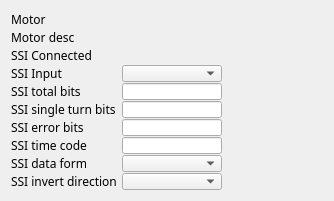
<?xml version="1.0" encoding="UTF-8"?>
<ui version="4.0">
 <class>EFrame</class>
 <widget class="QEFrame" name="EFrame">
  <property name="geometry">
   <rect>
    <x>0</x>
    <y>0</y>
    <width>334</width>
    <height>168</height>
   </rect>
  </property>
  <property name="windowTitle">
   <string>EFrame</string>
  </property>
  <layout class="QVBoxLayout" name="verticalLayout">
   <item>
    <layout class="QGridLayout" name="gridLayout" rowstretch="1,1,1,1,1,1,1,1,1,1" columnstretch="1,9,1">
     <property name="spacing">
      <number>1</number>
     </property>
     <item row="1" column="1">
      <widget class="QELabel" name="rbv_4">
       <property name="sizePolicy">
        <sizepolicy hsizetype="Preferred" vsizetype="Expanding">
         <horstretch>0</horstretch>
         <verstretch>0</verstretch>
        </sizepolicy>
       </property>
       <property name="minimumSize">
        <size>
         <width>100</width>
         <height>0</height>
        </size>
       </property>
       <property name="maximumSize">
        <size>
         <width>16777215</width>
         <height>16777215</height>
        </size>
       </property>
       <property name="font">
        <font>
         <family>Abyssinica SIL</family>
         <pointsize>9</pointsize>
        </font>
       </property>
       <property name="autoFillBackground">
        <bool>true</bool>
       </property>
       <property name="variable" stdset="0">
        <string>$(DMC)$(M).DESC</string>
       </property>
       <property name="variableAsToolTip">
        <bool>true</bool>
       </property>
       <property name="styleSheet">
        <string notr="true">QWidget { color: grey }</string>
       </property>
      </widget>
     </item>
     <item row="2" column="0">
      <widget class="QLabel" name="label_12">
       <property name="sizePolicy">
        <sizepolicy hsizetype="Fixed" vsizetype="Preferred">
         <horstretch>0</horstretch>
         <verstretch>0</verstretch>
        </sizepolicy>
       </property>
       <property name="minimumSize">
        <size>
         <width>82</width>
         <height>0</height>
        </size>
       </property>
       <property name="sizeIncrement">
        <size>
         <width>1</width>
         <height>1</height>
        </size>
       </property>
       <property name="font">
        <font>
         <family>Abyssinica SIL</family>
         <pointsize>9</pointsize>
        </font>
       </property>
       <property name="text">
        <string>SSI Connected</string>
       </property>
      </widget>
     </item>
     <item row="2" column="1">
      <widget class="QELabel" name="rbv_2">
       <property name="sizePolicy">
        <sizepolicy hsizetype="Preferred" vsizetype="Expanding">
         <horstretch>0</horstretch>
         <verstretch>0</verstretch>
        </sizepolicy>
       </property>
       <property name="minimumSize">
        <size>
         <width>100</width>
         <height>0</height>
        </size>
       </property>
       <property name="maximumSize">
        <size>
         <width>16777215</width>
         <height>16777215</height>
        </size>
       </property>
       <property name="font">
        <font>
         <family>Abyssinica SIL</family>
         <pointsize>9</pointsize>
        </font>
       </property>
       <property name="focusPolicy">
        <enum>Qt::NoFocus</enum>
       </property>
       <property name="autoFillBackground">
        <bool>true</bool>
       </property>
       <property name="variable" stdset="0">
        <string>$(DMC)$(M)_SCONN_STATUS</string>
       </property>
       <property name="variableAsToolTip">
        <bool>true</bool>
       </property>
       <property name="styleSheet">
        <string notr="true">QWidget { color: grey }</string>
       </property>
      </widget>
     </item>
     <item row="6" column="2">
      <widget class="QELabel" name="rbv_8">
       <property name="sizePolicy">
        <sizepolicy hsizetype="Preferred" vsizetype="Expanding">
         <horstretch>0</horstretch>
         <verstretch>0</verstretch>
        </sizepolicy>
       </property>
       <property name="minimumSize">
        <size>
         <width>100</width>
         <height>0</height>
        </size>
       </property>
       <property name="maximumSize">
        <size>
         <width>16777215</width>
         <height>16777215</height>
        </size>
       </property>
       <property name="font">
        <font>
         <family>Abyssinica SIL</family>
         <pointsize>9</pointsize>
        </font>
       </property>
       <property name="focusPolicy">
        <enum>Qt::NoFocus</enum>
       </property>
       <property name="autoFillBackground">
        <bool>true</bool>
       </property>
       <property name="variable" stdset="0">
        <string>$(DMC)$(M)_SSIERRBITS_MON</string>
       </property>
       <property name="variableAsToolTip">
        <bool>true</bool>
       </property>
       <property name="styleSheet">
        <string notr="true">QWidget { color: grey }</string>
       </property>
      </widget>
     </item>
     <item row="4" column="1">
      <widget class="QELineEdit" name="qelineedit_7">
       <property name="sizePolicy">
        <sizepolicy hsizetype="Expanding" vsizetype="Expanding">
         <horstretch>0</horstretch>
         <verstretch>0</verstretch>
        </sizepolicy>
       </property>
       <property name="minimumSize">
        <size>
         <width>85</width>
         <height>1</height>
        </size>
       </property>
       <property name="font">
        <font>
         <family>Abyssinica SIL</family>
         <pointsize>8</pointsize>
        </font>
       </property>
       <property name="variable" stdset="0">
        <string>$(DMC)$(M)_SSITOTBITS_SP</string>
       </property>
       <property name="addUnits">
        <bool>true</bool>
       </property>
      </widget>
     </item>
     <item row="6" column="0">
      <widget class="QLabel" name="label_17">
       <property name="sizePolicy">
        <sizepolicy hsizetype="Fixed" vsizetype="Expanding">
         <horstretch>0</horstretch>
         <verstretch>0</verstretch>
        </sizepolicy>
       </property>
       <property name="minimumSize">
        <size>
         <width>61</width>
         <height>0</height>
        </size>
       </property>
       <property name="sizeIncrement">
        <size>
         <width>1</width>
         <height>1</height>
        </size>
       </property>
       <property name="font">
        <font>
         <family>Abyssinica SIL</family>
         <pointsize>9</pointsize>
        </font>
       </property>
       <property name="text">
        <string>SSI error bits</string>
       </property>
       <property name="alignment">
        <set>Qt::AlignLeading|Qt::AlignLeft|Qt::AlignVCenter</set>
       </property>
       <property name="indent">
        <number>0</number>
       </property>
      </widget>
     </item>
     <item row="5" column="1">
      <widget class="QELineEdit" name="qelineedit_8">
       <property name="sizePolicy">
        <sizepolicy hsizetype="Expanding" vsizetype="Expanding">
         <horstretch>0</horstretch>
         <verstretch>0</verstretch>
        </sizepolicy>
       </property>
       <property name="minimumSize">
        <size>
         <width>85</width>
         <height>1</height>
        </size>
       </property>
       <property name="font">
        <font>
         <family>Abyssinica SIL</family>
         <pointsize>8</pointsize>
        </font>
       </property>
       <property name="variable" stdset="0">
        <string>$(DMC)$(M)_SSISINGLETBITS_SP</string>
       </property>
       <property name="addUnits">
        <bool>true</bool>
       </property>
      </widget>
     </item>
     <item row="0" column="1">
      <widget class="QELabel" name="rbv_3">
       <property name="sizePolicy">
        <sizepolicy hsizetype="Preferred" vsizetype="Expanding">
         <horstretch>0</horstretch>
         <verstretch>0</verstretch>
        </sizepolicy>
       </property>
       <property name="minimumSize">
        <size>
         <width>100</width>
         <height>1</height>
        </size>
       </property>
       <property name="maximumSize">
        <size>
         <width>16777215</width>
         <height>16777215</height>
        </size>
       </property>
       <property name="font">
        <font>
         <family>Abyssinica SIL</family>
         <pointsize>9</pointsize>
        </font>
       </property>
       <property name="toolTip">
        <string/>
       </property>
       <property name="autoFillBackground">
        <bool>true</bool>
       </property>
       <property name="variable" stdset="0">
        <string>$(DMC)$(M).NAME</string>
       </property>
       <property name="variableAsToolTip">
        <bool>true</bool>
       </property>
       <property name="styleSheet">
        <string notr="true">QWidget { color: grey }</string>
       </property>
      </widget>
     </item>
     <item row="5" column="0">
      <widget class="QLabel" name="label_16">
       <property name="sizePolicy">
        <sizepolicy hsizetype="Fixed" vsizetype="Expanding">
         <horstretch>0</horstretch>
         <verstretch>0</verstretch>
        </sizepolicy>
       </property>
       <property name="minimumSize">
        <size>
         <width>110</width>
         <height>0</height>
        </size>
       </property>
       <property name="sizeIncrement">
        <size>
         <width>1</width>
         <height>1</height>
        </size>
       </property>
       <property name="font">
        <font>
         <family>Abyssinica SIL</family>
         <pointsize>9</pointsize>
        </font>
       </property>
       <property name="text">
        <string>SSI single turn bits</string>
       </property>
       <property name="alignment">
        <set>Qt::AlignLeading|Qt::AlignLeft|Qt::AlignVCenter</set>
       </property>
       <property name="indent">
        <number>0</number>
       </property>
      </widget>
     </item>
     <item row="6" column="1">
      <widget class="QELineEdit" name="qelineedit_9">
       <property name="sizePolicy">
        <sizepolicy hsizetype="Expanding" vsizetype="Expanding">
         <horstretch>0</horstretch>
         <verstretch>0</verstretch>
        </sizepolicy>
       </property>
       <property name="minimumSize">
        <size>
         <width>85</width>
         <height>1</height>
        </size>
       </property>
       <property name="font">
        <font>
         <family>Abyssinica SIL</family>
         <pointsize>8</pointsize>
        </font>
       </property>
       <property name="variable" stdset="0">
        <string>$(DMC)$(M)_SSIERRBITS_SP</string>
       </property>
       <property name="addUnits">
        <bool>true</bool>
       </property>
      </widget>
     </item>
     <item row="1" column="0">
      <widget class="QLabel" name="label_14">
       <property name="sizePolicy">
        <sizepolicy hsizetype="Fixed" vsizetype="Preferred">
         <horstretch>0</horstretch>
         <verstretch>0</verstretch>
        </sizepolicy>
       </property>
       <property name="minimumSize">
        <size>
         <width>61</width>
         <height>0</height>
        </size>
       </property>
       <property name="sizeIncrement">
        <size>
         <width>1</width>
         <height>1</height>
        </size>
       </property>
       <property name="font">
        <font>
         <family>Abyssinica SIL</family>
         <pointsize>9</pointsize>
        </font>
       </property>
       <property name="text">
        <string>Motor desc</string>
       </property>
       <property name="alignment">
        <set>Qt::AlignLeading|Qt::AlignLeft|Qt::AlignVCenter</set>
       </property>
      </widget>
     </item>
     <item row="0" column="2">
      <spacer name="horizontalSpacer_4">
       <property name="orientation">
        <enum>Qt::Horizontal</enum>
       </property>
       <property name="sizeType">
        <enum>QSizePolicy::Expanding</enum>
       </property>
       <property name="sizeHint" stdset="0">
        <size>
         <width>175</width>
         <height>5</height>
        </size>
       </property>
      </spacer>
     </item>
     <item row="3" column="1">
      <widget class="QEComboBox" name="qecombobox_3">
       <property name="sizePolicy">
        <sizepolicy hsizetype="Expanding" vsizetype="Expanding">
         <horstretch>0</horstretch>
         <verstretch>0</verstretch>
        </sizepolicy>
       </property>
       <property name="minimumSize">
        <size>
         <width>100</width>
         <height>1</height>
        </size>
       </property>
       <property name="font">
        <font>
         <family>Abyssinica SIL</family>
         <pointsize>9</pointsize>
        </font>
       </property>
       <property name="variable" stdset="0">
        <string>$(DMC)$(M)_SSIINPUT_CMD</string>
       </property>
      </widget>
     </item>
     <item row="0" column="0">
      <widget class="QLabel" name="label_13">
       <property name="sizePolicy">
        <sizepolicy hsizetype="Fixed" vsizetype="Preferred">
         <horstretch>0</horstretch>
         <verstretch>0</verstretch>
        </sizepolicy>
       </property>
       <property name="minimumSize">
        <size>
         <width>61</width>
         <height>0</height>
        </size>
       </property>
       <property name="sizeIncrement">
        <size>
         <width>1</width>
         <height>1</height>
        </size>
       </property>
       <property name="font">
        <font>
         <family>Abyssinica SIL</family>
         <pointsize>9</pointsize>
        </font>
       </property>
       <property name="text">
        <string>Motor</string>
       </property>
       <property name="alignment">
        <set>Qt::AlignLeading|Qt::AlignLeft|Qt::AlignVCenter</set>
       </property>
      </widget>
     </item>
     <item row="3" column="2">
      <widget class="QELabel" name="rbv_5">
       <property name="sizePolicy">
        <sizepolicy hsizetype="Preferred" vsizetype="Expanding">
         <horstretch>0</horstretch>
         <verstretch>0</verstretch>
        </sizepolicy>
       </property>
       <property name="minimumSize">
        <size>
         <width>100</width>
         <height>0</height>
        </size>
       </property>
       <property name="maximumSize">
        <size>
         <width>16777215</width>
         <height>16777215</height>
        </size>
       </property>
       <property name="font">
        <font>
         <family>Abyssinica SIL</family>
         <pointsize>9</pointsize>
        </font>
       </property>
       <property name="focusPolicy">
        <enum>Qt::NoFocus</enum>
       </property>
       <property name="autoFillBackground">
        <bool>true</bool>
       </property>
       <property name="variable" stdset="0">
        <string>$(DMC)$(M)_SSIINPUT_STATUS</string>
       </property>
       <property name="variableAsToolTip">
        <bool>true</bool>
       </property>
       <property name="styleSheet">
        <string notr="true">QWidget { color: grey }</string>
       </property>
      </widget>
     </item>
     <item row="4" column="0">
      <widget class="QLabel" name="label_15">
       <property name="sizePolicy">
        <sizepolicy hsizetype="Fixed" vsizetype="Expanding">
         <horstretch>0</horstretch>
         <verstretch>0</verstretch>
        </sizepolicy>
       </property>
       <property name="minimumSize">
        <size>
         <width>61</width>
         <height>0</height>
        </size>
       </property>
       <property name="sizeIncrement">
        <size>
         <width>1</width>
         <height>1</height>
        </size>
       </property>
       <property name="font">
        <font>
         <family>Abyssinica SIL</family>
         <pointsize>9</pointsize>
        </font>
       </property>
       <property name="text">
        <string>SSI total bits</string>
       </property>
       <property name="alignment">
        <set>Qt::AlignLeading|Qt::AlignLeft|Qt::AlignVCenter</set>
       </property>
       <property name="indent">
        <number>0</number>
       </property>
      </widget>
     </item>
     <item row="7" column="2">
      <widget class="QELabel" name="rbv_9">
       <property name="sizePolicy">
        <sizepolicy hsizetype="Preferred" vsizetype="Expanding">
         <horstretch>0</horstretch>
         <verstretch>0</verstretch>
        </sizepolicy>
       </property>
       <property name="minimumSize">
        <size>
         <width>100</width>
         <height>0</height>
        </size>
       </property>
       <property name="maximumSize">
        <size>
         <width>16777215</width>
         <height>16777215</height>
        </size>
       </property>
       <property name="font">
        <font>
         <family>Abyssinica SIL</family>
         <pointsize>9</pointsize>
        </font>
       </property>
       <property name="focusPolicy">
        <enum>Qt::NoFocus</enum>
       </property>
       <property name="autoFillBackground">
        <bool>true</bool>
       </property>
       <property name="variable" stdset="0">
        <string>$(DMC)$(M)_SSITIME_MON</string>
       </property>
       <property name="variableAsToolTip">
        <bool>true</bool>
       </property>
       <property name="styleSheet">
        <string notr="true">QWidget { color: grey }</string>
       </property>
      </widget>
     </item>
     <item row="3" column="0">
      <widget class="QLabel" name="label_11">
       <property name="sizePolicy">
        <sizepolicy hsizetype="Fixed" vsizetype="Expanding">
         <horstretch>0</horstretch>
         <verstretch>0</verstretch>
        </sizepolicy>
       </property>
       <property name="minimumSize">
        <size>
         <width>61</width>
         <height>0</height>
        </size>
       </property>
       <property name="sizeIncrement">
        <size>
         <width>1</width>
         <height>1</height>
        </size>
       </property>
       <property name="font">
        <font>
         <family>Abyssinica SIL</family>
         <pointsize>9</pointsize>
        </font>
       </property>
       <property name="text">
        <string>SSI Input</string>
       </property>
      </widget>
     </item>
     <item row="5" column="2">
      <widget class="QELabel" name="rbv_7">
       <property name="sizePolicy">
        <sizepolicy hsizetype="Preferred" vsizetype="Expanding">
         <horstretch>0</horstretch>
         <verstretch>0</verstretch>
        </sizepolicy>
       </property>
       <property name="minimumSize">
        <size>
         <width>100</width>
         <height>0</height>
        </size>
       </property>
       <property name="maximumSize">
        <size>
         <width>16777215</width>
         <height>16777215</height>
        </size>
       </property>
       <property name="font">
        <font>
         <family>Abyssinica SIL</family>
         <pointsize>9</pointsize>
        </font>
       </property>
       <property name="focusPolicy">
        <enum>Qt::NoFocus</enum>
       </property>
       <property name="autoFillBackground">
        <bool>true</bool>
       </property>
       <property name="variable" stdset="0">
        <string>$(DMC)$(M)_SSISINGLETBITS_MON</string>
       </property>
       <property name="variableAsToolTip">
        <bool>true</bool>
       </property>
       <property name="styleSheet">
        <string notr="true">QWidget { color: grey }</string>
       </property>
      </widget>
     </item>
     <item row="7" column="1">
      <widget class="QELineEdit" name="qelineedit_10">
       <property name="sizePolicy">
        <sizepolicy hsizetype="Expanding" vsizetype="Expanding">
         <horstretch>0</horstretch>
         <verstretch>0</verstretch>
        </sizepolicy>
       </property>
       <property name="minimumSize">
        <size>
         <width>85</width>
         <height>1</height>
        </size>
       </property>
       <property name="font">
        <font>
         <family>Abyssinica SIL</family>
         <pointsize>8</pointsize>
        </font>
       </property>
       <property name="variable" stdset="0">
        <string>$(DMC)$(M)_SSITIME_SP</string>
       </property>
       <property name="addUnits">
        <bool>true</bool>
       </property>
      </widget>
     </item>
     <item row="4" column="2">
      <widget class="QELabel" name="rbv_6">
       <property name="sizePolicy">
        <sizepolicy hsizetype="Preferred" vsizetype="Expanding">
         <horstretch>0</horstretch>
         <verstretch>0</verstretch>
        </sizepolicy>
       </property>
       <property name="minimumSize">
        <size>
         <width>100</width>
         <height>0</height>
        </size>
       </property>
       <property name="maximumSize">
        <size>
         <width>16777215</width>
         <height>16777215</height>
        </size>
       </property>
       <property name="font">
        <font>
         <family>Abyssinica SIL</family>
         <pointsize>9</pointsize>
        </font>
       </property>
       <property name="focusPolicy">
        <enum>Qt::NoFocus</enum>
       </property>
       <property name="autoFillBackground">
        <bool>true</bool>
       </property>
       <property name="variable" stdset="0">
        <string>$(DMC)$(M)_SSITOTBITS_MON</string>
       </property>
       <property name="variableAsToolTip">
        <bool>true</bool>
       </property>
       <property name="styleSheet">
        <string notr="true">QWidget { color: grey }</string>
       </property>
      </widget>
     </item>
     <item row="7" column="0">
      <widget class="QLabel" name="label_18">
       <property name="sizePolicy">
        <sizepolicy hsizetype="Fixed" vsizetype="Expanding">
         <horstretch>0</horstretch>
         <verstretch>0</verstretch>
        </sizepolicy>
       </property>
       <property name="minimumSize">
        <size>
         <width>61</width>
         <height>0</height>
        </size>
       </property>
       <property name="sizeIncrement">
        <size>
         <width>1</width>
         <height>1</height>
        </size>
       </property>
       <property name="font">
        <font>
         <family>Abyssinica SIL</family>
         <pointsize>9</pointsize>
        </font>
       </property>
       <property name="text">
        <string>SSI time code</string>
       </property>
       <property name="alignment">
        <set>Qt::AlignLeading|Qt::AlignLeft|Qt::AlignVCenter</set>
       </property>
       <property name="indent">
        <number>0</number>
       </property>
      </widget>
     </item>
     <item row="8" column="0">
      <widget class="QLabel" name="label_19">
       <property name="sizePolicy">
        <sizepolicy hsizetype="Fixed" vsizetype="Expanding">
         <horstretch>0</horstretch>
         <verstretch>0</verstretch>
        </sizepolicy>
       </property>
       <property name="minimumSize">
        <size>
         <width>61</width>
         <height>0</height>
        </size>
       </property>
       <property name="sizeIncrement">
        <size>
         <width>1</width>
         <height>1</height>
        </size>
       </property>
       <property name="font">
        <font>
         <family>Abyssinica SIL</family>
         <pointsize>9</pointsize>
        </font>
       </property>
       <property name="text">
        <string>SSI data form</string>
       </property>
       <property name="alignment">
        <set>Qt::AlignLeading|Qt::AlignLeft|Qt::AlignVCenter</set>
       </property>
       <property name="indent">
        <number>0</number>
       </property>
      </widget>
     </item>
     <item row="8" column="2">
      <widget class="QELabel" name="rbv_10">
       <property name="sizePolicy">
        <sizepolicy hsizetype="Preferred" vsizetype="Expanding">
         <horstretch>0</horstretch>
         <verstretch>0</verstretch>
        </sizepolicy>
       </property>
       <property name="minimumSize">
        <size>
         <width>100</width>
         <height>0</height>
        </size>
       </property>
       <property name="maximumSize">
        <size>
         <width>16777215</width>
         <height>16777215</height>
        </size>
       </property>
       <property name="font">
        <font>
         <family>Abyssinica SIL</family>
         <pointsize>9</pointsize>
        </font>
       </property>
       <property name="focusPolicy">
        <enum>Qt::NoFocus</enum>
       </property>
       <property name="autoFillBackground">
        <bool>true</bool>
       </property>
       <property name="variable" stdset="0">
        <string>$(DMC)$(M)_SSIDATA_STATUS</string>
       </property>
       <property name="variableAsToolTip">
        <bool>true</bool>
       </property>
       <property name="styleSheet">
        <string notr="true">QWidget { color: grey }</string>
       </property>
      </widget>
     </item>
     <item row="8" column="1">
      <widget class="QEComboBox" name="qecombobox_4">
       <property name="sizePolicy">
        <sizepolicy hsizetype="Expanding" vsizetype="Expanding">
         <horstretch>0</horstretch>
         <verstretch>0</verstretch>
        </sizepolicy>
       </property>
       <property name="minimumSize">
        <size>
         <width>100</width>
         <height>1</height>
        </size>
       </property>
       <property name="font">
        <font>
         <family>Abyssinica SIL</family>
         <pointsize>9</pointsize>
        </font>
       </property>
       <property name="variable" stdset="0">
        <string>$(DMC)$(M)_SSIDATA_CMD</string>
       </property>
      </widget>
     </item>
     <item row="9" column="0">
      <widget class="QLabel" name="label_20">
       <property name="sizePolicy">
        <sizepolicy hsizetype="Fixed" vsizetype="Expanding">
         <horstretch>0</horstretch>
         <verstretch>0</verstretch>
        </sizepolicy>
       </property>
       <property name="minimumSize">
        <size>
         <width>61</width>
         <height>0</height>
        </size>
       </property>
       <property name="sizeIncrement">
        <size>
         <width>1</width>
         <height>1</height>
        </size>
       </property>
       <property name="font">
        <font>
         <family>Abyssinica SIL</family>
         <pointsize>9</pointsize>
        </font>
       </property>
       <property name="text">
        <string>SSI invert direction</string>
       </property>
       <property name="alignment">
        <set>Qt::AlignLeading|Qt::AlignLeft|Qt::AlignVCenter</set>
       </property>
       <property name="indent">
        <number>0</number>
       </property>
      </widget>
     </item>
     <item row="9" column="1">
      <widget class="QEComboBox" name="qecombobox_5">
       <property name="sizePolicy">
        <sizepolicy hsizetype="Expanding" vsizetype="Expanding">
         <horstretch>0</horstretch>
         <verstretch>0</verstretch>
        </sizepolicy>
       </property>
       <property name="minimumSize">
        <size>
         <width>100</width>
         <height>1</height>
        </size>
       </property>
       <property name="font">
        <font>
         <family>Abyssinica SIL</family>
         <pointsize>9</pointsize>
        </font>
       </property>
       <property name="variable" stdset="0">
        <string>$(DMC)$(M)_SSIINVERT_CMD</string>
       </property>
      </widget>
     </item>
     <item row="9" column="2">
      <widget class="QELabel" name="rbv_11">
       <property name="sizePolicy">
        <sizepolicy hsizetype="Preferred" vsizetype="Expanding">
         <horstretch>0</horstretch>
         <verstretch>0</verstretch>
        </sizepolicy>
       </property>
       <property name="minimumSize">
        <size>
         <width>100</width>
         <height>0</height>
        </size>
       </property>
       <property name="maximumSize">
        <size>
         <width>16777215</width>
         <height>16777215</height>
        </size>
       </property>
       <property name="font">
        <font>
         <family>Abyssinica SIL</family>
         <pointsize>9</pointsize>
        </font>
       </property>
       <property name="focusPolicy">
        <enum>Qt::NoFocus</enum>
       </property>
       <property name="autoFillBackground">
        <bool>true</bool>
       </property>
       <property name="variable" stdset="0">
        <string>$(DMC)$(M)_SSIINVERT_STATUS</string>
       </property>
       <property name="variableAsToolTip">
        <bool>true</bool>
       </property>
       <property name="styleSheet">
        <string notr="true">QWidget { color: grey }</string>
       </property>
      </widget>
     </item>
    </layout>
   </item>
  </layout>
 </widget>
 <customwidgets>
  <customwidget>
   <class>QEComboBox</class>
   <extends>QComboBox</extends>
   <header>QEComboBox.h</header>
  </customwidget>
  <customwidget>
   <class>QELabel</class>
   <extends>QLabel</extends>
   <header>QELabel.h</header>
  </customwidget>
  <customwidget>
   <class>QELineEdit</class>
   <extends>QLineEdit</extends>
   <header>QELineEdit.h</header>
  </customwidget>
  <customwidget>
   <class>QEFrame</class>
   <extends>QFrame</extends>
   <header>QEFrame.h</header>
   <container>1</container>
  </customwidget>
 </customwidgets>
 <resources/>
 <connections/>
</ui>
